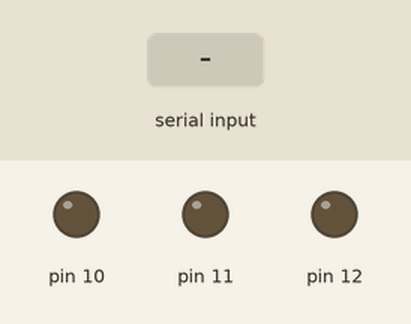
A sketch run on a simulated Arduino Uno, built with avr-gcc and run on an emulated ATmega328P. Parts: output pins drawn as LEDs (lit = HIGH). Inputs (shaded band) come from the test bench.

Above: at 1.2 s.
1.3 s: "1" received over Serial
At 3.6 s:
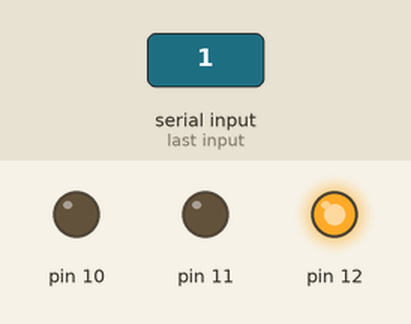
4.3 s: "2" received over Serial
At 7.0 s:
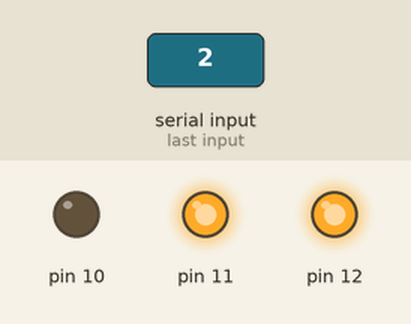
7.3 s: "3" received over Serial
At 9.4 s:
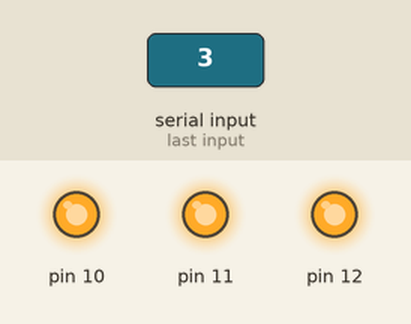
10.3 s: "4" received over Serial
At 12.9 s:
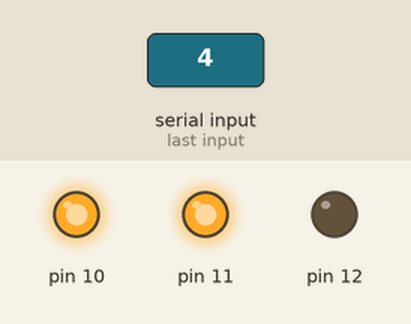
13.3 s: "5" received over Serial
At 16.0 s:
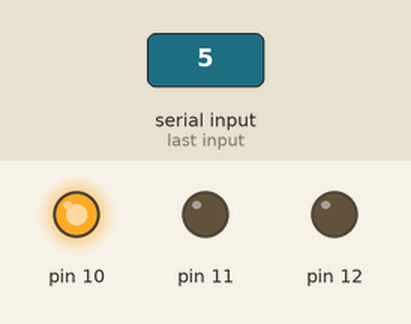
16.3 s: "6" received over Serial
At 18.6 s:
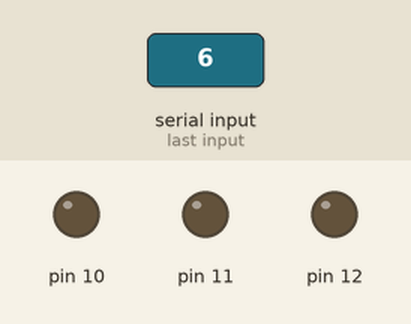
Timing chart, 0 to 20.1 s (numbered marks = the images above; inputs shaded):
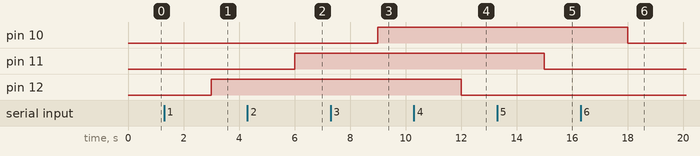

Measured:
- after the input at 1.3 s, pin 12: LOW → HIGH after 1.7 s
- after the input at 4.3 s, pin 11: LOW → HIGH after 1.7 s
- after the input at 7.3 s, pin 10: LOW → HIGH after 1.7 s
- after the input at 10.3 s, pin 12: HIGH → LOW after 1.7 s
- after the input at 13.3 s, pin 11: HIGH → LOW after 1.7 s
- after the input at 16.3 s, pin 10: HIGH → LOW after 1.7 s

The sketch:

serial_print.ino
```cpp
char a;

void setup() {
  pinMode(11,OUTPUT);
   pinMode(12,OUTPUT);
    pinMode(10,OUTPUT);
    Serial.begin(9600);
}

void loop() {
 if(Serial.available())
 a=Serial.read();
 else if (a=='1'){
  digitalWrite(12, HIGH);}
   else if (a=='2'){
  digitalWrite(11, HIGH);}
   else if (a=='3'){
  digitalWrite(10, HIGH);}
   else if (a=='4'){
  digitalWrite(12, LOW);}
  else if (a=='5'){
  digitalWrite(11, LOW);}
   else if (a=='6'){
  digitalWrite(10, LOW);}

delay(1000);
}
```
